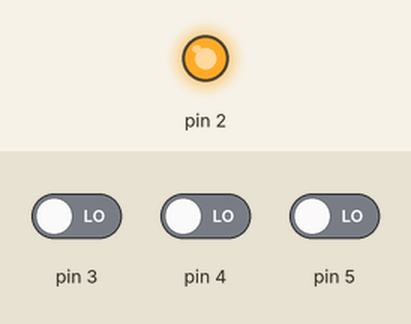
This sketch was run on a simulated Arduino Uno, built with avr-gcc and run on an emulated ATmega328P. Parts: output pins drawn as LEDs (lit = HIGH). The test bench sets the inputs (shaded band); at power-on: pin 3 LOW, pin 4 LOW, pin 5 LOW.

Above: at 1.2 s.
1.3 s: pin 3 driven HIGH
At 2.5 s:
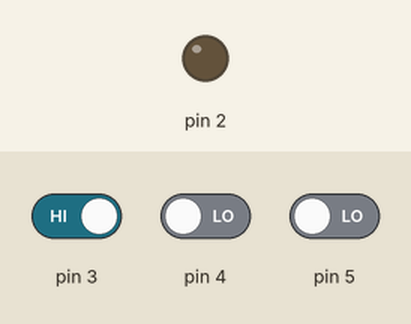
2.8 s: pin 3 driven LOW
At 3.8 s:
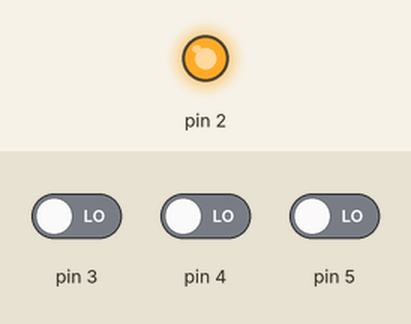
4.3 s: pin 4 driven HIGH
At 4.9 s:
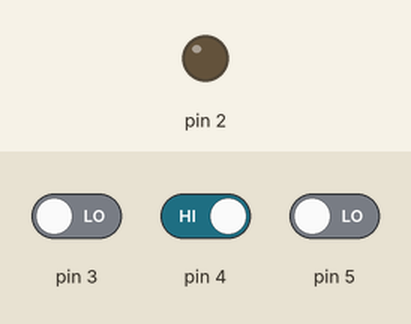
Timing chart, 0 to 7.3 s (numbered marks = the images above; inputs shaded):
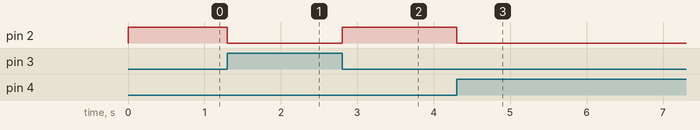

Measured:
- after the input at 1.3 s, pin 2: HIGH → LOW at once
- after the input at 2.8 s, pin 2: LOW → HIGH at once
- after the input at 4.3 s, pin 2: HIGH → LOW at once

The sketch:

code.ino
```cpp
#include<Arduino.h>
//Declaring all variables as integers
int D,C,B,A;
int X,Y,Z;
//Code released under GNU GPL.  Free to use for anything.
// the setup function runs once when you press reset or power the board
void setup()
{

    pinMode(2, OUTPUT);
    pinMode(3, INPUT);
    pinMode(4, INPUT);
    pinMode(5, INPUT);
}

// the loop function runs over and over again forever
void loop()
{
  X=digitalRead(3);
  Y=digitalRead(4);
  Z=digitalRead(5);
  A=(Y&&Z)||(!X&&!Y);

digitalWrite (2,A);
}
```
